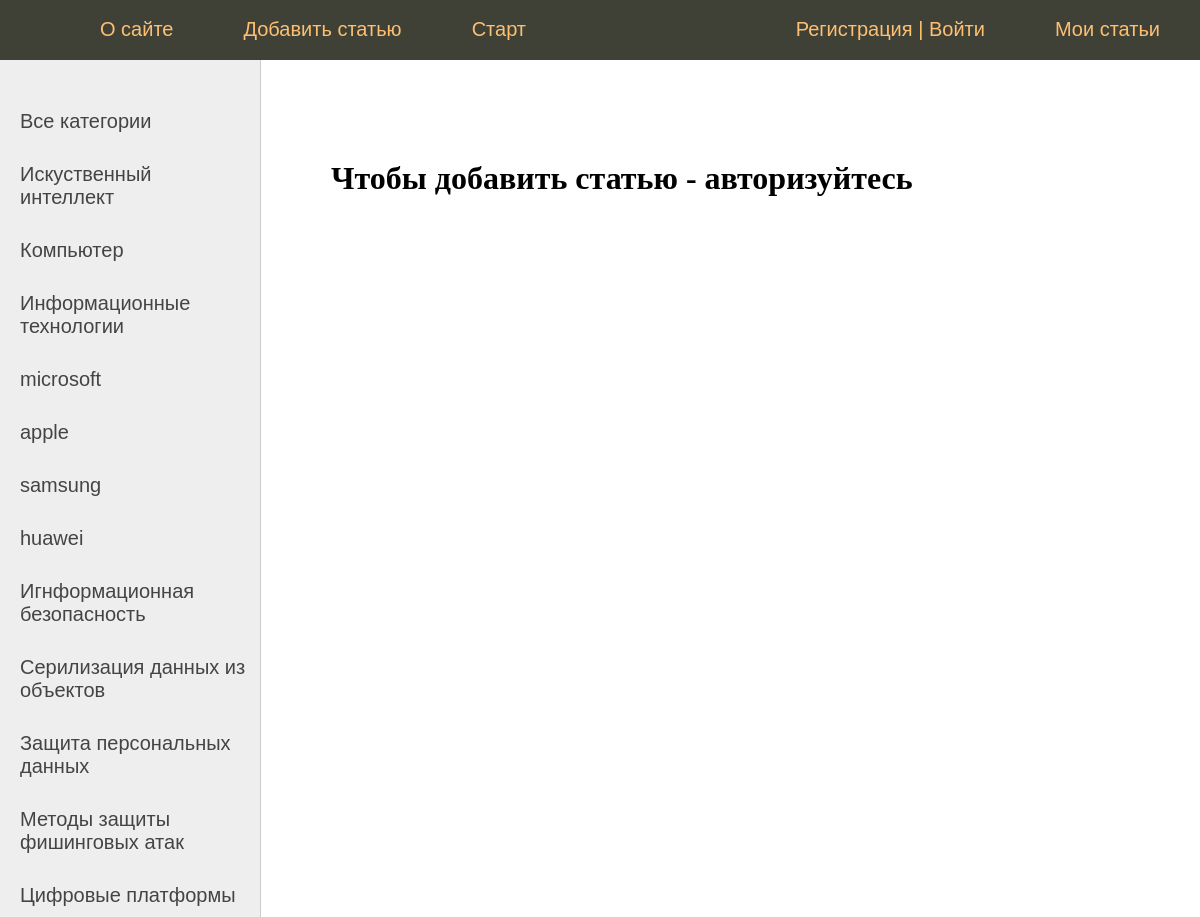
/add_page/, run on the app's committed database.
### news/models.py (models this page shows, shortened)
class Category(models.Model):
    title = models.CharField(max_length=255)
    slug = models.SlugField(max_length=255, blank=True, db_index=True, default='')
    class Meta:
        verbose_name = 'Категории'
        verbose_name_plural = 'Категории'
    def get_absolute_url(self):
        return reverse('cat', kwargs={'cat_slug': self.slug})

### news/views.py (the view)
# urls.py: path('add_page/', views.addpage, name="add_page"),
def addpage(request):
    if request.method == 'POST':
        form = AddPostForm(request.POST, request.FILES)
        if form.is_valid():
            form.save()
            us_id = request.user.id
            sl = request.POST.get("slug")
            nws = News.objects.filter(slug=sl)
            nws.update(profiles_id=us_id)
            return redirect('home')
    else:
        form = AddPostForm()
    return render(request, 'news/addpage.html', {'form': form, 'menu': menu, 'title': 'Добавление статьи'})

### news/templatetags/news_tags.py (called while the page is built)
@register.inclusion_tag('news/list_categories.html')
def show_categories():
    cats = Category.objects.all()
    return{'cats': cats}

### news/templates/news/addpage.html (shortened to what this page needs)
{% extends 'news/base.html' %}
{% block content %}
{% if request.user.is_authenticated %}
<h1>{{title}}</h1>
<form action="{% url 'add_page' %}" method="post" enctype="multipart/form-data">
    {% csrf_token %}
    <div class="form-error">{{ form.non_field_errors }}</div>
{% for f in form %}
<p><label class="form-label" for="{{ f.id_for_label }}">{{f.label}}: </label>{{ f }}</p>
<div class="form-error">{{ f.errors }}</div>
{% endfor %}
    <button type="submit">Добавить</button>
</form>
{% else %}
<h1>Чтобы добавить статью - авторизуйтесь</h1>
{% endif %}
{% endblock %}

### news/templates/news/list_categories.html
{% for cat in cats %}
<li><a href="{{cat.get_absolute_url}}">{{cat.title}}</a></li>
{% endfor %}

### data on the page
Category: title "Искуственный интеллект"
Category: title "Компьютер"
Category: title "Информационные технологии"
Category: title "microsoft"
Category: title "apple"
Category: title "samsung"
Category: title "huawei"
Category: title "Игнформационная безопасность"
Category: title "Серилизация данных из объектов"
Category: title "Защита персональных данных"
Category: title "Методы защиты фишинговых атак"
Category: title "Цифровые платформы"

### other printed values
{{ m.title }} "О сайте" "Добавить статью" "Старт" "Мои статьи"
